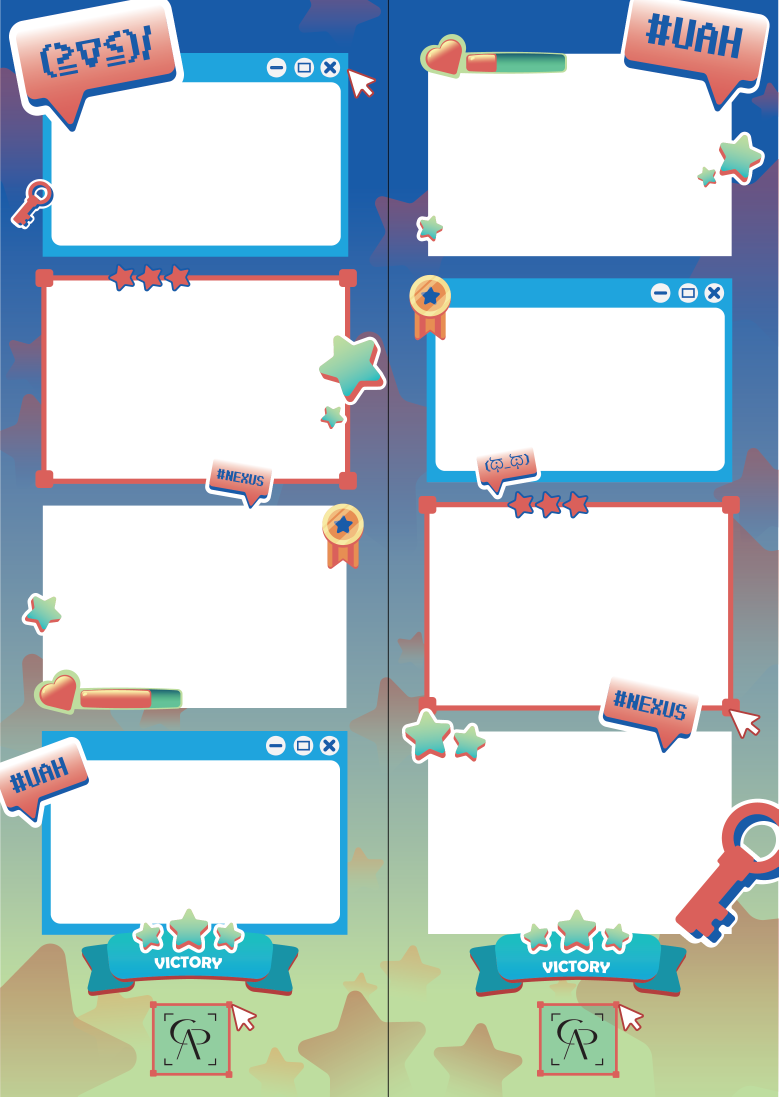
#> input picture assets/templates/Frame CAP.png, 2335 x 3289 px (shown at 1/3 size)
$ python inspect-frame.py --source '../assets/templates/Frame CAP.png'
#> lines starting #> are read from the running program, lines starting #| are printed output that depends on the picture; after the words box and inside, x2 and y2 are one past the last pixel; in counts of white or black regions, pixels touching at a corner belong together
"""Import original RGBA artwork and measure full rectangular photo underlays.

Build-time dependencies: Pillow, NumPy, SciPy. Runtime uses committed assets.
No colors are removed: sticker outlines and antialiasing remain unchanged.
"""
import argparse
import hashlib
import json
from pathlib import Path
import shutil
import numpy as np
from PIL import Image
from scipy import ndimage

root = Path(__file__).resolve().parents[1]
directory = root / 'assets' / 'templates'
parser = argparse.ArgumentParser()
parser.add_argument('--source', type=Path)
args = parser.parse_args()
original = directory / 'Frame CAP.png'
if args.source and args.source.resolve() != original.resolve():
    shutil.copyfile(args.source, original)
image = Image.open(original)
#> image is the input picture: PIL image 2335x3289 RGBA; mean R, G, B, A 190.3, 203.6, 207.5, 132.5
if image.mode != 'RGBA':
    raise RuntimeError('Expected RGBA artwork with transparent photo openings')
pixels = np.array(image)
labels, _ = ndimage.label(pixels[:, :, 3] == 0)
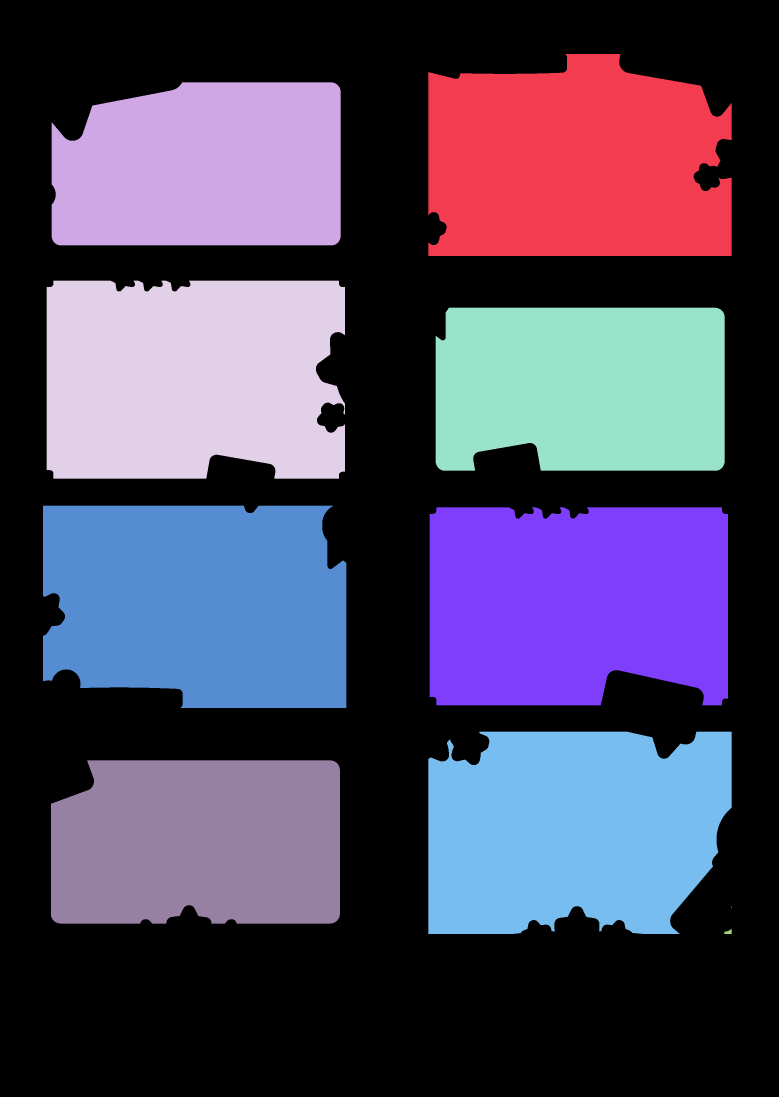
#> labels: shape (3289, 2335) int32 (shown at 1/3 size); 12 distinct labels, from 0 to 11; one colour per label, 0 black
holes = []
for component, bounds in enumerate(ndimage.find_objects(labels), 1):
    if bounds is None:
        continue
    y, x = bounds
    mask = labels[bounds] == component
    if np.count_nonzero(mask) > 100_000:
        holes.append((x, y, mask))
#> this loop made 11 passes
#> mask on pass 3: [True]
#> pass 1, `mask = labels[bounds] == component`:
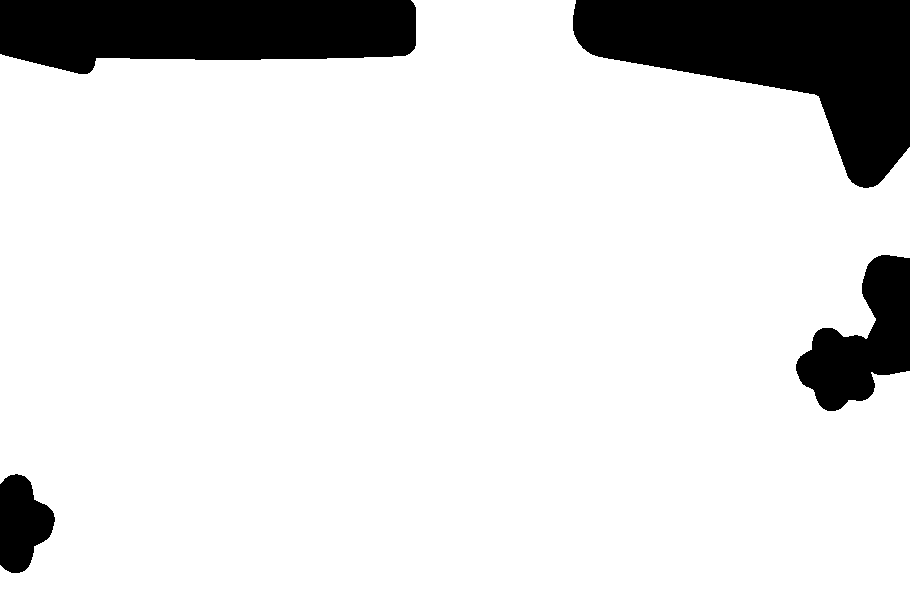
#> mask: shape (606, 910) bool; 87.1% white; 4 black regions, box (x1, y1, x2, y2) and area: (573, 0, 910, 188) 32811, (0, 0, 416, 74) 24967, (796, 255, 910, 411) 9440, (0, 474, 55, 573) 3789
#> pass 2, `mask = labels[bounds] == component`:
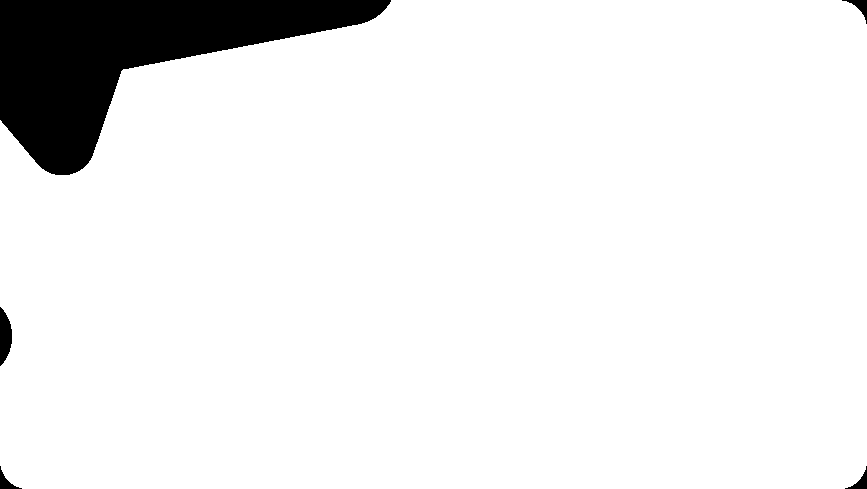
#> mask: shape (489, 867) bool; 92.8% white; 5 black regions, box (x1, y1, x2, y2) and area: (0, 0, 391, 175) 29705, (0, 307, 12, 366) 507, (842, 0, 867, 24) 185, (845, 466, 867, 489) 168, (0, 466, 22, 489) 167
#> after the loop, holes = 8 items
if len(holes) != 8:
    raise RuntimeError(f'Expected eight large transparent openings, found {len(holes)}')

dpi = float(image.info.get('dpi', (400, 400))[0])
#> dpi = 400
factor = 72 / dpi
#> factor = 0.18
slots = []
for column in (0, 1):
    group = sorted([hole for hole in holes if (hole[0].start > image.width / 2) == bool(column)], key=lambda hole: hole[1].start)
    if len(group) != 4:
        raise RuntimeError('Expected four openings per column')
    for photo, (x, y, _mask) in enumerate(group, 1):
        # Underlay the entire opening, including underneath sticker corners.
        # Small bleed ensures antialiased/rounded edges also have photo behind them.
        left, top = max(0, x.start-2), max(0, y.start-2)
        right, bottom = min(image.width, x.stop+2), min(image.height, y.stop+2)
        slots.append(dict(x=left*factor, y=top*factor, width=(right-left)*factor,
                          height=(bottom-top)*factor, photo=photo, column=column))
#> after the loop, slots = 8 items
slots.sort(key=lambda slot: (slot['photo'], slot['column']))
preview = Image.alpha_composite(Image.new('RGBA', image.size, 'white'), image).convert('RGB')
preview.save(directory / 'page-1.png', dpi=(dpi, dpi))
page = dict(page=1, name='CAP / Victory stickers', widthPt=image.width*factor, heightPt=image.height*factor,
            dpi=300, sourceDpi=dpi, sourceWidthPx=image.width, sourceHeightPx=image.height,
            artwork='Frame CAP.png', photoFit='cover', bleedPx=2, sourceSha256=hashlib.sha256(original.read_bytes()).hexdigest(), slots=slots)
#> page = 13 items
(directory / 'geometry.json').write_text(json.dumps(dict(pages=[page]), indent=2)+'\n', encoding='utf8')
print(json.dumps(page, indent=2))
#> (printed output is left out)
